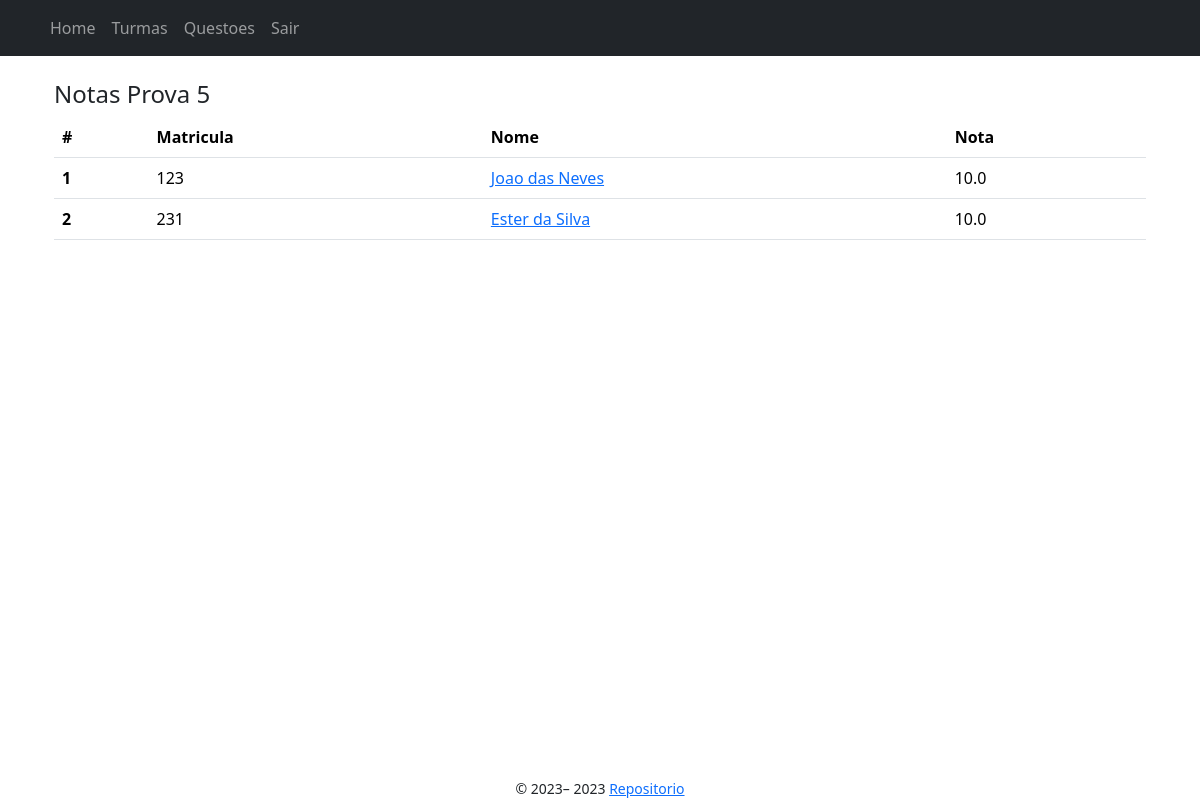
Before: /turmas/1/exames/5/notas (signed in) with the older database file.
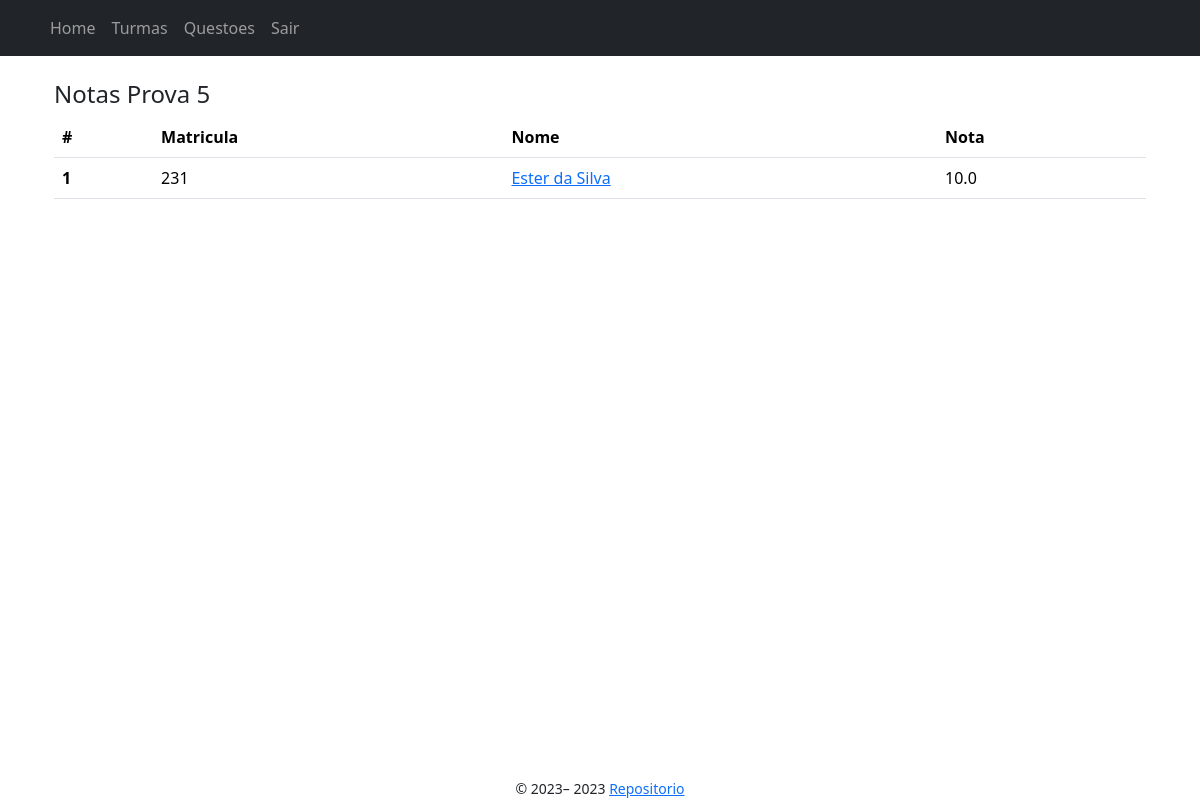
After: the same page with the newer database file.
### app/models/notas_exame.py (models this page shows, shortened)
class NotasExames(db.Model):
    __tablename__ = "notas_exames"
    exame_id = db.Column(db.Integer, db.ForeignKey('exame.id'), primary_key=True)
    estudante_id = db.Column(db.Integer, db.ForeignKey('estudante.id'), primary_key=True)
    nota_exame_estudante = db.Column(db.Float)

### app/models/usuario.py (models this page shows, shortened)
class Usuario(UserMixin,db.Model):
    id = db.Column(db.Integer, primary_key=True)
    nome = db.Column(db.String(150), nullable=False)
    matricula = db.Column(db.String(15), unique=True, nullable=False)
    email = db.Column(db.String(100), unique=True, nullable=False)
    senha = db.Column(db.String(200), nullable=False)
    tipo_usuario = db.Column(
        Enum("estudante", "professor", name="tipo_usuario"), nullable=False)

### app/controllers/exames_controller.py (the view)
@bp.route("<int:exame_id>/notas", methods=['GET'])
@login_required
def notas(turma_id: int, exame_id: int) -> render_template:
    if current_user.tipo_usuario == "estudante":
        flash("Você não tem permissão realizar esta operação")
        return redirect(url_for("turmas.show", turma_id=turma_id))
    notas_exame = db.session.query(NotasExames, Estudante).join(Estudante).filter(NotasExames.exame_id == exame_id).all()
    exame = Exame.query.filter_by(id=exame_id).first()
    return render_template("exames/notas_exame.jinja2", notas_exame=notas_exame, exame=exame, turma_id=turma_id)

### app/templates/exames/notas_exame.jinja2 (shortened to what this page needs)
{% extends "./base.jinja2" %}
{% from 'bootstrap5/utils.html' import render_icon %}
{% block content %}
<div class="container">
    <h4> Notas {{ exame.nome }}</h4>
    <table class="table">
        <thead>
            <tr>
            <th scope="col">#</th>
            <th scope="col">Matricula</th>
            <th scope="col">Nome</th>
            <th scope="col">Nota</th>
            </tr>
        </thead>
        <tbody>
            {% for nota_exame, estudante in notas_exame %}
                <tr>
                <th scope="row">{{loop.index}}</th>
                <td> {{ estudante.matricula }} </td>
                <td> <a href="{{ url_for('turmas.exames.resposta_exame', turma_id=turma_id, exame_id=exame.id, estudante_id=estudante.id) }}">
                    {{ estudante.nome }}
                    </a>
                </td>
                <td> {{ nota_exame.nota_exame_estudante }}</td>
                </tr>
            {% endfor %}
        </tbody>
    </table>
</div>
{% endblock %}

Changed rows visible on the page:
removed NotasExames: matricula "123", nome "Joao das Neves", nota_exame_estudante "10.0"
